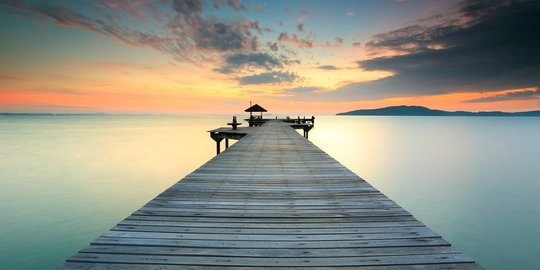
#> input picture 10-pemandangan-keren-di-indonesia-wajib-dikunjungi-langsung.jpg, 540 x 270 px
$ python -i app.py   (imports and definitions only)
#> lines starting #> are read from the running program, lines starting #| are printed output that depends on the picture; after the words box and inside, x2 and y2 are one past the last pixel; in counts of white or black regions, pixels touching at a corner belong together
import streamlit as st
from PIL import Image
import numpy as np
import cv2
import matplotlib.pyplot as plt


# Fungsi untuk konversi gambar ke HSV
def rgb_to_hsv(image):
    hsv_image = cv2.cvtColor(image, cv2.COLOR_RGB2HSV)
    return hsv_image

# Fungsi untuk menghitung histogram
def calculate_histogram(image):
    histogram = cv2.calcHist([image], [0], None, [256], [0,256])
    return histogram

# Fungsi untuk menyesuaikan brightness dan contrast
def adjust_brightness_contrast(image, brightness, contrast):
    adjusted = cv2.convertScaleAbs(image, alpha=contrast, beta=brightness)
    return adjusted

# Fungsi untuk mendapatkan kontur gambar
def calculate_contours(image):
    gray = cv2.cvtColor(image, cv2.COLOR_RGB2GRAY)
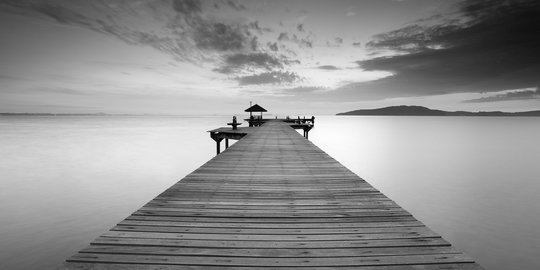
#> gray: shape (270, 540); min 0, max 253, mean 144.3
    _, thresh = cv2.threshold(gray, 127, 255, cv2.THRESH_BINARY)
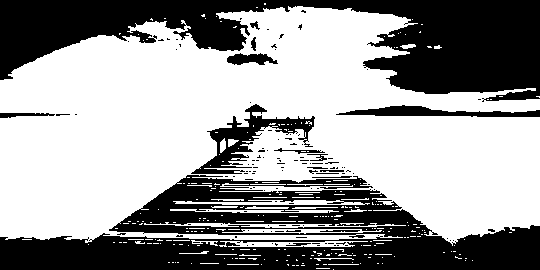
#> thresh: shape (270, 540); 60.4% white; 127 black regions (110 under 20 px)
    contours, _ = cv2.findContours(thresh, cv2.RETR_TREE, cv2.CHAIN_APPROX_SIMPLE)
#> contours = 433 contours, 392 with area under 20; largest, box (x1, y1, x2, y2) and area: (0, 6, 540, 246) 85164, (190, 103, 316, 175) 2954, (219, 241, 368, 247) 486, (226, 52, 279, 66) 452, (173, 200, 370, 205) 449
    return contours

# Fungsi untuk menggambar/mendapatkan kontur gambar
def draw_contours(image, contours):
    contoured_img = cv2.drawContours(np.copy(image), contours, -1, (0, 255, 0), 2)
    return contoured_img

# Streamlit App
# [35 lines left out: function main, not called in this run]
# [2 lines not run here, left out]

>>> import cv2
>>> picture = cv2.cvtColor(cv2.imread('10-pemandangan-keren-di-indonesia-wajib-dikunjungi-langsung.jpg'), cv2.COLOR_BGR2RGB)
>>> result = calculate_contours(picture)
#> result has the same summary as contours in calculate_contours
